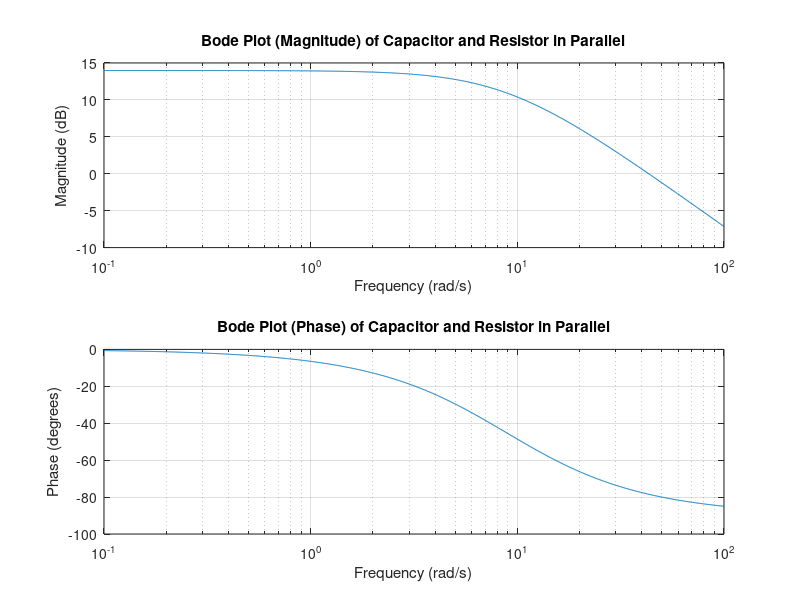

The MATLAB script that drew this image:
% Define the coefficients of the numerator and denominator
R = 2268; % Ohms
C = 5 * 10^-5; % farads 
gm = 0.00220551;
num = [gm * R];
den = [R * C, 1];

% Define the transfer function
sys1 = tf(num, den);

% Get the frequency response data
[mag, phase, freq] = bode(sys1);

% Convert magnitude to dB
magdB = 20 * log10(squeeze(mag));

% Convert phase to degrees
phase_deg = squeeze(phase);

% Plot the Bode plot (magnitude and phase)
figure;
subplot(2, 1, 1);
semilogx(freq, magdB);
grid on;
xlabel('Frequency (rad/s)');
ylabel('Magnitude (dB)');
title('Bode Plot (Magnitude) of Capacitor and Resistor in Parallel');

subplot(2, 1, 2);
semilogx(freq, phase_deg);
grid on;
xlabel('Frequency (rad/s)');
ylabel('Phase (degrees)');
title('Bode Plot (Phase) of Capacitor and Resistor in Parallel');